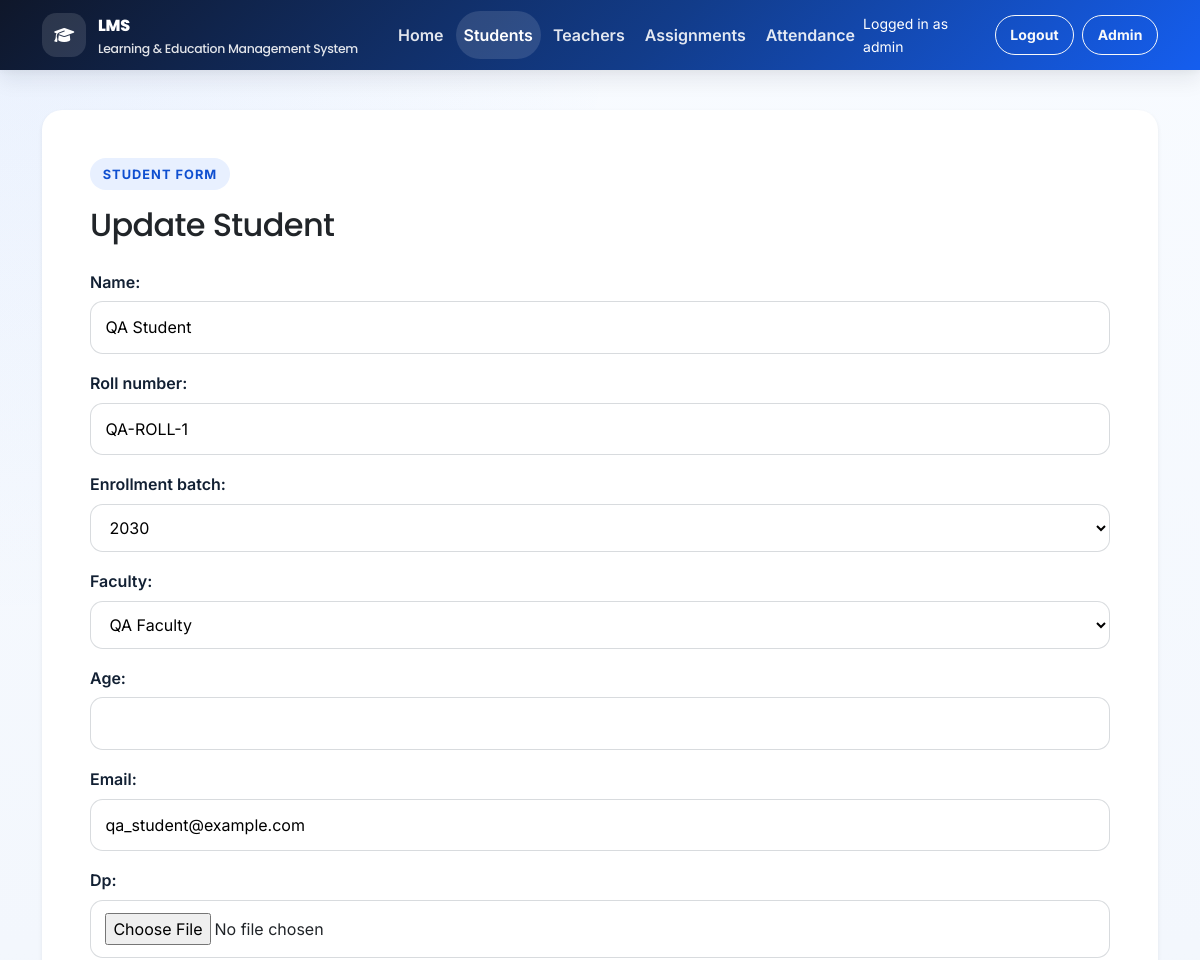
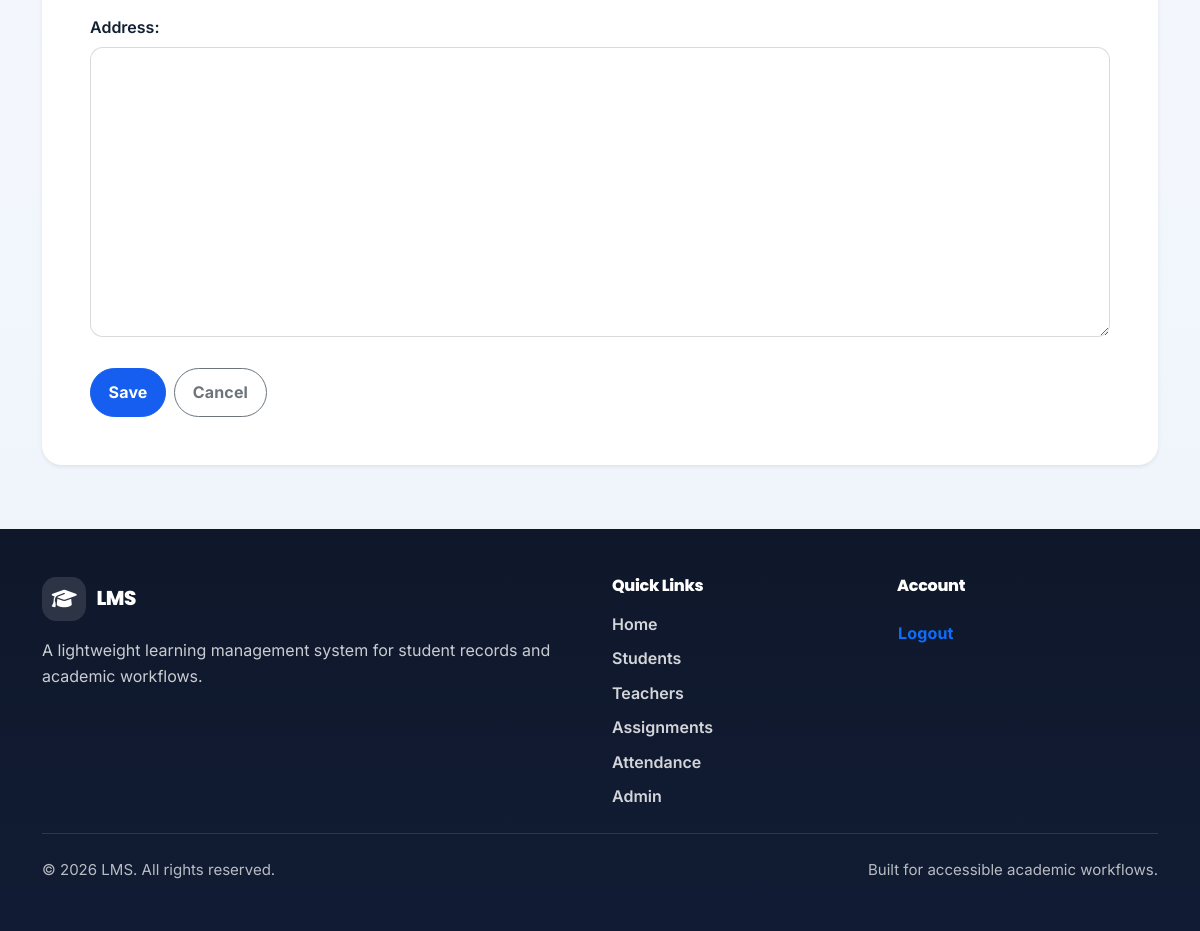
Screenshot of /students/98/update/ (signed in) with the database file from the repository (2 pictures, top to bottom).
### student/models.py (models this page shows, shortened)
class Student(models.Model):
    user = models.OneToOneField(
        User,
        on_delete=models.CASCADE,
        null=True,
        blank=True,
        default=None,
        related_name='student_profile',
    )
    name = models.CharField(max_length=100)
    roll_number = models.CharField(
        max_length=20, unique=True, null=True, blank=True, default=None
    )
    enrollment_batch = models.ForeignKey(
        EnrollmentYear,
        on_delete=models.SET_NULL,
        null=True,
        blank=True,
        default=None,
        related_name='students',
    )
    faculty = models.ForeignKey(
        Faculty,
        on_delete=models.SET_NULL,
        null=True,
        blank=True,
        default=None,
        related_name='students',
    )
    age = models.IntegerField(null=True, blank=True, default=None)
    email = models.EmailField(unique=True, null=True, blank=True, default=None)
    dp = models.ImageField(upload_to='student_dp/', null=True, blank=True, default=None)
    address = models.TextField(null=True, blank=True, default=None)
    enrollment_date = models.DateField(auto_now_add=True)
    is_first_login = models.BooleanField(default=True)

class Faculty(models.Model):
    name = models.CharField(max_length=150, unique=True)
    objects = FacultyManager()
    def __str__(self):
        return self.name

### student/views.py (the view)
# urls.py: path('<int:pk>/update/', StudentUpdateView.as_view(), name='student-update'),
class StudentUpdateView(LoginRequiredMixin, AdminOnlyMixin, UpdateView):
    model = Student
    template_name = 'student/student_form.html'
    fields = ['name', 'roll_number', 'enrollment_batch', 'faculty', 'age', 'email', 'dp', 'address']
    success_url = reverse_lazy('student:student-list')

### LMS/context_processors.py (called while the page is built)
def role_flags(request):
    user = request.user
    student_profile = get_student_profile(user)
    teacher_profile = get_teacher_profile(user)
    admin_user = is_admin_user(user)
    return {
        'has_student_profile': bool(student_profile),
        'has_teacher_profile': bool(teacher_profile),
        'is_admin': admin_user,
        'logged_in_name': get_logged_in_name(user),
        'current_student': student_profile,
        'current_teacher': teacher_profile,
        'can_manage_academic_records': can_manage_academic_records(user),
        'is_student_user': bool(student_profile),
        'is_teacher_user': bool(teacher_profile),
        'is_admin_like_user': admin_user,
        'current_user_display_name': get_logged_in_name(user),
    }

### LMS/roles.py (called while the page is built)
def get_student_profile(user):
    if not user or isinstance(user, AnonymousUser):
        return None
    return getattr(user, 'student_profile', None)

def get_teacher_profile(user):
    if not user or isinstance(user, AnonymousUser):
        return None
    return getattr(user, 'teacher_profile', None)

def is_admin_user(user):
    return bool(user and user.is_authenticated and (user.is_staff or user.is_superuser))

def get_logged_in_name(user):
    if not user or not user.is_authenticated:
        return ''
    student = get_student_profile(user)
    if student and student.name:
        return student.name.split()[0]
    teacher = get_teacher_profile(user)
    if teacher and teacher.name:
        return teacher.name.split()[0]
    if user.first_name:
        return user.first_name.split()[0]
    return user.username

def can_manage_academic_records(user):
    return bool(get_teacher_profile(user) or is_admin_user(user))

### student/models.py (called while the page is built)
    def __str__(self):
        return str(self.year)

### student/views.py (called while the page is built)
    def dispatch(self, request, *args, **kwargs):
        if not is_admin_user(request.user):
            return access_denied_response(request, 'Only administrators can access this page.')
        return super().dispatch(request, *args, **kwargs)

### LMS/templates/student/student_form.html (shortened to what this page needs)
{% extends 'base.html' %}
{% block content %}
<section class="container py-4">
	<div class="card shadow-sm border-0">
		<div class="card-body p-4 p-lg-5">
			<span class="eyebrow">Student form</span>
			<h1 class="h2 mb-4">{% if object %}Update Student{% else %}Create Student{% endif %}</h1>
			<form method="post" enctype="multipart/form-data" class="stack-form" data-loading-submit>
				{{ form.as_p }}
				<div class="d-flex flex-wrap gap-2 mt-4">
					<button class="btn btn-primary" type="submit">Save</button>
					<a class="btn btn-outline-secondary" href="{% url 'student:student-list' %}">Cancel</a>
				</div>
			</form>
		</div>
	</div>
</section>
{% endblock %}

### LMS/templates/base.html (shortened to what this page needs)
<!DOCTYPE html>
<html lang="en">
<head>
	{% load static %}
	<link href="https://cdn.jsdelivr.net/npm/bootstrap@5.3.7/dist/css/bootstrap.min.css" rel="stylesheet"
>
	<link rel="stylesheet" href="https://cdn.jsdelivr.net/npm/bootstrap-icons@1.11.3/font/bootstrap-icons.min.css">
	<link rel="stylesheet" href="https://cdnjs.cloudflare.com/ajax/libs/font-awesome/6.7.2/css/all.min.css"
 />
	<link rel="stylesheet" href="{% static 'css/styles.css' %}">
	<link rel="stylesheet" href="{% static 'css/lms-overrides.css' %}">
</head>
<body class="d-flex flex-column min-vh-100">
	<header class="site-header">
		<nav class="navbar navbar-expand-lg navbar-dark">
			<div class="container">
				<a class="navbar-brand" href="{% url 'home' %}" aria-label="LMS home">
					<span class="brand-icon" aria-hidden="true"><i class="fa-solid fa-graduation-cap"></i></span>
					<span class="brand-copy">
						<span class="brand-title">LMS</span>
						<span class="brand-subtitle">Learning & Education Management System</span>
					</span>
				</a>
				<div class="collapse navbar-collapse" id="primaryNav">
					{% with current_url_name=request.resolver_match.url_name current_namespace=request.resolver_match.namespace %}
					<ul class="navbar-nav me-auto mb-2 mb-lg-0 gap-lg-1">
						<li class="nav-item">
							<a class="nav-link {% if current_url_name == 'home' and not current_namespace %}active{% endif %}" href="{% url 'home' %}"
								{% if current_url_name == 'home' and not current_namespace %}aria-current="page"{% endif %}>Home</a>
						</li>
						{% if is_admin_like_user or has_teacher_profile %}
						<li class="nav-item">
							<a class="nav-link {% if current_namespace == 'student' %}active{% endif %}"
								href="{% url 'student:student-list' %}"
								{% if current_namespace == 'student' %}aria-current="page"{% endif %}>Students</a>
						</li>
						{% endif %}
						{% if is_admin_like_user %}
						<li class="nav-item">
							<a class="nav-link {% if current_namespace == 'teacher' %}active{% endif %}"
								href="{% url 'teacher:teacher-list' %}"
								{% if current_namespace == 'teacher' %}aria-current="page"{% endif %}>Teachers</a>
						</li>
						{% endif %}
						<li class="nav-item">
							<a class="nav-link {% if current_namespace == 'assignment' %}active{% endif %}"
								href="{% url 'assignment:assignment-list' %}"
								{% if current_namespace == 'assignment' %}aria-current="page"{% endif %}>Assignments</a>
						</li>
						<li class="nav-item">
							<a class="nav-link {% if current_namespace == 'attendance' %}active{% endif %}"
								href="{% url 'attendance:attendance-list' %}"
								{% if current_namespace == 'attendance' %}aria-current="page"{% endif %}>Attendance</a>
						</li>
					</ul>
					{% endwith %}
					<ul class="navbar-nav ms-auto align-items-lg-center gap-lg-2">
						{% if request.user.is_authenticated %}
						<li class="nav-item text-white small me-lg-2">
							Logged in as {{ current_user_display_name }}
						</li>
						<li class="nav-item">
							<form method="post" action="{% url 'logout' %}" class="d-inline">
								<button type="submit" class="btn btn-outline-light btn-sm">Logout</button>
							</form>
						</li>
						{% else %}
						<li class="nav-item">
							<a class="btn btn-outline-light btn-sm" href="{% url 'login' %}">Login</a>
						</li>
						{% endif %}
						{% if request.user.is_staff or request.user.is_superuser %}
						<li class="nav-item">
							<a class="btn btn-outline-light btn-sm" href="{% url 'admin:index' %}">Admin</a>
						</li>
						{% endif %}
					</ul>
				</div>
			</div>
		</nav>
	</header>
	<main id="main-content" class="flex-grow-1">
		<div class="container pt-3">
		</div>
		{% block content %}{% endblock %}
	</main>
	<footer class="site-footer mt-auto">
		<div class="container py-5">
			<div class="row g-4">
				<div class="col-lg-6">
					<h2 class="footer-brand mb-3">
						<span class="brand-icon" aria-hidden="true"><i class="fa-solid fa-graduation-cap"></i></span>
						LMS
					</h2>
					<p class="footer-copy mb-0">
						A lightweight learning management system for student records and academic workflows.
					</p>
				</div>
				<div class="col-lg-3 col-md-6">
					<h3 class="footer-heading">Quick Links</h3>
					<ul class="footer-links list-unstyled mb-0">
						<li><a href="{% url 'home' %}">Home</a></li>
						{% if is_admin_like_user or has_teacher_profile %}
						<li><a href="{% url 'student:student-list' %}">Students</a></li>
						{% endif %}
						{% if is_admin_like_user %}
						<li><a href="{% url 'teacher:teacher-list' %}">Teachers</a></li>
						{% endif %}
						<li><a href="{% url 'assignment:assignment-list' %}">Assignments</a></li>
						<li><a href="{% url 'attendance:attendance-list' %}">Attendance</a></li>
						{% if is_admin_like_user %}
						<li><a href="{% url 'admin:index' %}">Admin</a></li>
						{% endif %}
					</ul>
				</div>
				<div class="col-lg-3 col-md-6">
					<h3 class="footer-heading">Account</h3>
					<ul class="footer-links list-unstyled mb-0">
						{% if request.user.is_authenticated %}
						<li>
							<form method="post" action="{% url 'logout' %}" class="d-inline">
								<button type="submit" class="btn btn-link p-0 text-decoration-none">Logout</button>
							</form>
						</li>
						{% else %}
						<li><a href="{% url 'login' %}">Login</a></li>
						{% endif %}
					</ul>
				</div>
			</div>
			<div class="footer-divider my-4"></div>
			<div class="d-flex flex-column flex-md-row justify-content-between align-items-center gap-2">
				<p class="footer-note mb-0">&copy; {% now "Y" %} LMS. All rights reserved.</p>
				<p class="footer-note mb-0">Built for accessible academic workflows.</p>
			</div>
		</div>
	</footer>
</body>
</html>

### static/css/lms-overrides.css (style rules this page uses)
.eyebrow { display: inline-flex; align-items: center; gap: 0.5rem; padding: 0.35rem 0.8rem; margin-bottom: 1rem; border-radius: 999px; font-size: 0.8rem; font-weight: 700; letter-spacing: 0.08em; text-transform: uppercase; background: var(--color-primary-soft); color: var(--color-primary-hover); }
.stack-form p { margin-bottom: 1rem; }
.stack-form input, .stack-form textarea, .stack-form select { width: 100%; padding: 0.75rem 0.9rem; border: 1px solid color-mix(in srgb, var(--color-text) 16%, transparent); border-radius: 0.8rem; background: var(--color-surface); transition: border-color 0.2s ease, box-shadow 0.2s ease; }
.stack-form label { font-weight: 600; margin-bottom: 0.4rem; }

### rows the page displays
Student: name "QA Student", roll_number "QA-ROLL-1", enrollment_batch "2030", faculty "QA Faculty", email "qa_student@example.com"

### other values shown
{{ current_user_display_name }} "admin"
